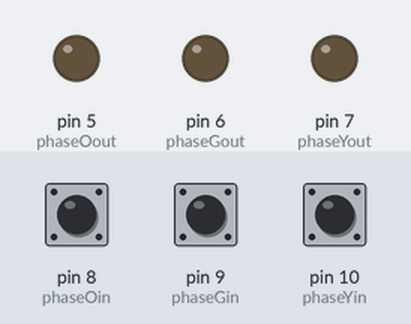
The sketch below on a simulated Arduino Uno, built with avr-gcc and run on an emulated ATmega328P. Shown: output pins drawn as LEDs (lit = HIGH). The test bench sets the inputs (shaded band); at power-on: pin 8 (phaseOin) HIGH, pin 9 (phaseGin) HIGH, pin 10 (phaseYin) HIGH.

Above: at 1.2 s.
1.3 s: pin 8 (phaseOin) pulled LOW for 0.15 s
At 2.6 s:
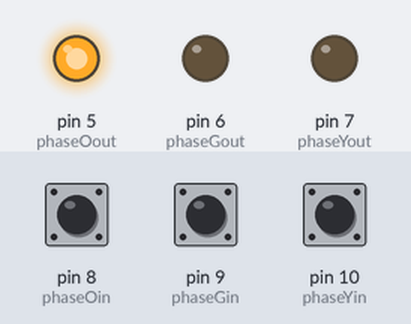
2.9 s: pin 9 (phaseGin) pulled LOW for 0.15 s
At 4.1 s:
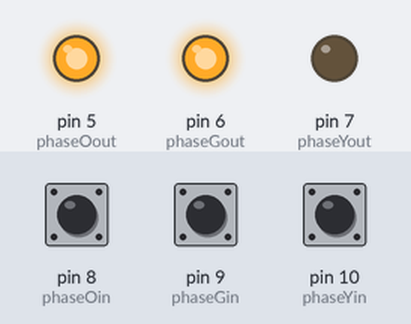
4.5 s: pin 10 (phaseYin) pulled LOW for 0.15 s
At 5.3 s:
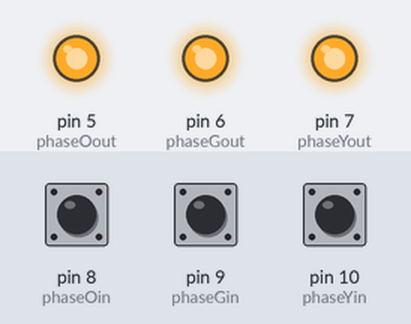
6.1 s: pin 8 (phaseOin) pulled LOW for 1 s
At 6.9 s:
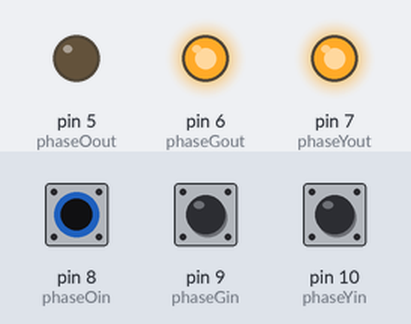
8.6 s: pin 9 (phaseGin) pulled LOW for 1 s
At 10.1 s:
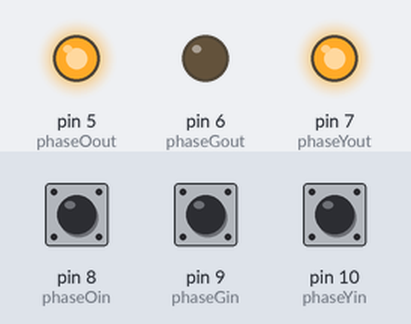
12.2 s: pin 9 (phaseGin) pulled LOW for 3.2 s
At 18.6 s:
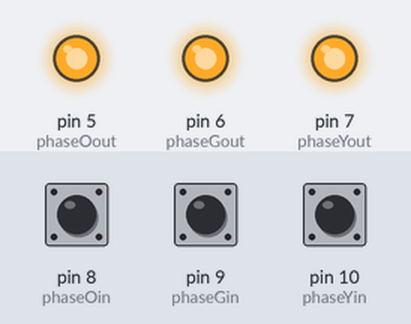
Timing chart, 0 to 19.4 s (numbered marks = the images above; inputs shaded):
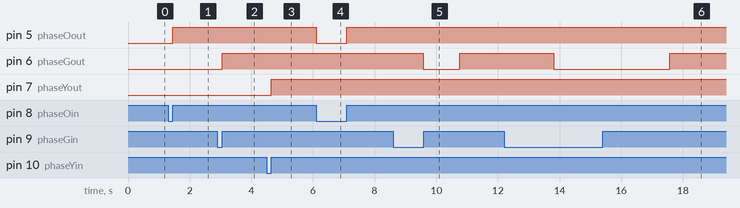

The sketch:

Tst19b_3Channel_Working_noCal_sketch_jan19b.ino
```cpp
// 3 Channel Signal Calibration

// include the pinchangeint library
#include <PinChangeInt.h>

// Assign channel in pins
const byte phaseOin = 8;
const byte phaseGin = 9;
const byte phaseYin = 10;

// Assign channel out pins
const byte phaseOout = 5;
const byte phaseGout = 6;
const byte phaseYout = 7;

// Setup signal outputs expected by external processor
volatile uint8_t phaseOStateIn;
volatile uint8_t phaseGStateIn;
volatile uint8_t phaseYStateIn;

// Setup signal time constants for calcs
volatile unsigned long phaseOstart = 0;
volatile unsigned long phaseOend = 0;
volatile unsigned long phaseOintervalin = 0;
unsigned long phaseOprevious = 0;
boolean phaseOoutput = false;

volatile unsigned long phaseGstart = 0;
volatile unsigned long phaseGend = 0;
volatile unsigned long phaseGintervalin = 0;
unsigned long phaseGprevious = 0;
boolean phaseGoutput = false;

volatile unsigned long phaseYstart = 0;
volatile unsigned long phaseYend = 0;
volatile unsigned long phaseYintervalin = 0;
unsigned long phaseYprevious = 0;
boolean phaseYoutput = false;

unsigned long currentTime;

//Setup calibration & debounce constants
const int debounce = 500;
float calPercent = .85;

// These bit flags are set in FlagsShared to indicate which
// channels have new signals
const byte phaseOflag = 1;
const byte phaseGflag = 2;
const byte phaseYflag = 4;

// holds the update flags defined above
volatile uint8_t FlagsShared;

void setup()
{

  //Speed pin setup
  pinMode(phaseOout, OUTPUT);
  pinMode(phaseOin, INPUT);
  digitalWrite (phaseOin, HIGH);

  //PhaseO pin setup
  pinMode(phaseGout, OUTPUT);
  pinMode(phaseGin, INPUT);
  digitalWrite (phaseGin, HIGH);

  //PhaseG pin setup
  pinMode(phaseYout, OUTPUT);
  pinMode(phaseYin, INPUT);
  digitalWrite (phaseYin, HIGH);

  // use the PinChangeInt library to attach the interrupts
  // Pins chosen make this interchangeable with an Uno and Leo
  PCintPort::attachInterrupt(phaseOin, calcPhaseO,CHANGE);
  PCintPort::attachInterrupt(phaseGin, calcPhaseG,CHANGE);
  PCintPort::attachInterrupt(phaseYin, calcPhaseY,CHANGE);
}

void loop()
{
  // create local variables to hold a local copies of the channel inputs

  static uint8_t phaseOstate;

  unsigned long phaseOinterval;

  unsigned long phaseGinterval;

  unsigned long phaseYinterval;

  unsigned long phaseOlast;

  unsigned long phaseGlast;

  unsigned long phaseYlast;

  static uint8_t phaseGstate;

  static uint8_t phaseYstate;

  // local copy of update flags

  static uint8_t UpdateFlags;

  // check shared update flags to see if any channels have a change in the signal

  if(FlagsShared)
  {
    noInterrupts();

    // turn interrupts off quickly to take local copies of the shared variables

    // take a local copy of which channels were updated in case we need to use this in the rest of loop

    UpdateFlags = FlagsShared;


    if(UpdateFlags & phaseOflag)
    {
      phaseOstate = phaseOStateIn;
      phaseOinterval = phaseOintervalin;
      phaseOlast = phaseOstart;
      phaseOoutput = true;
    }

    if(UpdateFlags & phaseGflag)
    {
      phaseGstate = phaseGStateIn;
      phaseGinterval = phaseGintervalin;
      phaseGlast = phaseGstart;
      phaseGoutput = true;
    }

    if(UpdateFlags & phaseYflag)
    {
      phaseYstate = phaseYStateIn;
      phaseYinterval = phaseYintervalin;
      phaseYlast = phaseYstart;
      phaseYoutput = true;
    }

    // clear shared copy of updated flags

    FlagsShared = 0;

    interrupts(); // we have local copies of the inputs, so now we can turn interrupts back on

  }

  currentTime = micros();

  if(phaseOoutput == true)
  {
    if(currentTime-phaseOprevious > (phaseOinterval/calPercent))
    {
      phaseOprevious = currentTime;
      digitalWrite(phaseOout, phaseOstate);
      phaseOoutput=false;
    }
  }


  if(phaseGoutput == true)
  {
    if(currentTime-phaseGprevious > (phaseGinterval/calPercent))
    {
      phaseGprevious = currentTime;
      digitalWrite(phaseGout, phaseGstate);
      phaseGoutput=false;
    }
  }


  if(phaseYoutput == true)
  {
    if(currentTime-phaseYprevious > (phaseYinterval/calPercent))
    {
      phaseYprevious = currentTime;
      digitalWrite(phaseYout, phaseYstate);
      phaseYoutput=false;
    }
  }


  UpdateFlags = 0;
}

//  interrupt service routines

void calcPhaseO()
{
  phaseOStateIn = digitalRead(phaseOin);
  phaseOstart = micros();

  if ((phaseOstart-phaseOend)>debounce)
    {
      phaseOintervalin=phaseOstart-phaseOend;
      phaseOend=phaseOstart;
    }
  FlagsShared |= phaseOflag;
}

void calcPhaseG()
{
  phaseGStateIn = digitalRead(phaseGin);
  phaseGstart = micros();

  if ((phaseGstart-phaseGend)>debounce)
    {
      phaseGintervalin=phaseGstart-phaseGend;
      phaseGend=phaseGstart;
    }
  FlagsShared |= phaseGflag;
}

void calcPhaseY()
{
  phaseYStateIn = digitalRead(phaseYin);
  phaseYstart = micros();

  if ((phaseYstart-phaseYend)>debounce)
    {
      phaseYintervalin=phaseYstart-phaseYend;
      phaseYend=phaseYstart;
    }
  FlagsShared |= phaseYflag;
}
```

Measured:
- after the input at 1.3 s, pin 5 (phaseOout): LOW → HIGH after 0.15 s
- after the input at 2.9 s, pin 6 (phaseGout): LOW → HIGH after 0.15 s
- after the input at 4.5 s, pin 7 (phaseYout): LOW → HIGH after 0.15 s
- after the input at 6.1 s, pin 5 (phaseOout): HIGH → LOW at once, → HIGH 1.0 s later
- after the input at 8.6 s, pin 6 (phaseGout): HIGH → LOW after 0.98 s, → HIGH 1.2 s later
- after the input at 12.2 s, pin 6 (phaseGout): HIGH → LOW after 1.6 s, → HIGH 3.8 s later
